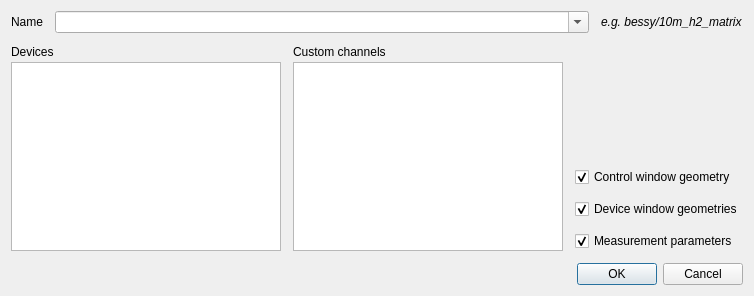
<?xml version="1.0" encoding="UTF-8"?>
<ui version="4.0">
 <class>dialogSaveProfile</class>
 <widget class="QDialog" name="dialogSaveProfile">
  <property name="geometry">
   <rect>
    <x>0</x>
    <y>0</y>
    <width>754</width>
    <height>296</height>
   </rect>
  </property>
  <property name="windowTitle">
   <string>Save configuration as profile - Metro</string>
  </property>
  <layout class="QVBoxLayout" name="verticalLayout_4">
   <property name="spacing">
    <number>12</number>
   </property>
   <item>
    <layout class="QHBoxLayout" name="layoutName">
     <item>
      <widget class="QLabel" name="labelName">
       <property name="text">
        <string>Name</string>
       </property>
      </widget>
     </item>
     <item>
      <widget class="QComboBox" name="editName">
       <property name="sizePolicy">
        <sizepolicy hsizetype="MinimumExpanding" vsizetype="Fixed">
         <horstretch>0</horstretch>
         <verstretch>0</verstretch>
        </sizepolicy>
       </property>
       <property name="editable">
        <bool>true</bool>
       </property>
      </widget>
     </item>
     <item>
      <widget class="QLabel" name="labelNameHint">
       <property name="font">
        <font>
         <italic>true</italic>
        </font>
       </property>
       <property name="text">
        <string>e.g. bessy/10m_h2_matrix</string>
       </property>
      </widget>
     </item>
    </layout>
   </item>
   <item>
    <layout class="QHBoxLayout" name="layoutIngredients">
     <item>
      <layout class="QVBoxLayout" name="layoutDevices">
       <property name="spacing">
        <number>3</number>
       </property>
       <item>
        <widget class="QLabel" name="labelDevices">
         <property name="text">
          <string>Devices</string>
         </property>
        </widget>
       </item>
       <item>
        <widget class="QListWidget" name="listDevices">
         <property name="selectionMode">
          <enum>QAbstractItemView::MultiSelection</enum>
         </property>
        </widget>
       </item>
      </layout>
     </item>
     <item>
      <layout class="QVBoxLayout" name="layoutChannels">
       <property name="spacing">
        <number>3</number>
       </property>
       <item>
        <widget class="QLabel" name="labelChannels">
         <property name="text">
          <string>Custom channels</string>
         </property>
        </widget>
       </item>
       <item>
        <widget class="QListWidget" name="listChannels">
         <property name="selectionMode">
          <enum>QAbstractItemView::MultiSelection</enum>
         </property>
        </widget>
       </item>
      </layout>
     </item>
     <item>
      <layout class="QVBoxLayout" name="layoutCheckboxes">
       <item>
        <spacer name="verticalSpacer">
         <property name="orientation">
          <enum>Qt::Vertical</enum>
         </property>
         <property name="sizeType">
          <enum>QSizePolicy::MinimumExpanding</enum>
         </property>
         <property name="sizeHint" stdset="0">
          <size>
           <width>1</width>
           <height>1</height>
          </size>
         </property>
        </spacer>
       </item>
       <item>
        <widget class="QCheckBox" name="checkControlWindowGeometry">
         <property name="text">
          <string>Control window geometry</string>
         </property>
         <property name="checked">
          <bool>true</bool>
         </property>
        </widget>
       </item>
       <item>
        <widget class="QCheckBox" name="checkDeviceWindowGeometries">
         <property name="text">
          <string>Device window geometries</string>
         </property>
         <property name="checked">
          <bool>true</bool>
         </property>
        </widget>
       </item>
       <item>
        <widget class="QCheckBox" name="checkMeasParams">
         <property name="text">
          <string>Measurement parameters</string>
         </property>
         <property name="checked">
          <bool>true</bool>
         </property>
        </widget>
       </item>
      </layout>
     </item>
    </layout>
   </item>
   <item>
    <widget class="QDialogButtonBox" name="buttonBox">
     <property name="orientation">
      <enum>Qt::Horizontal</enum>
     </property>
     <property name="standardButtons">
      <set>QDialogButtonBox::Cancel|QDialogButtonBox::Ok</set>
     </property>
     <property name="centerButtons">
      <bool>false</bool>
     </property>
    </widget>
   </item>
  </layout>
 </widget>
 <resources/>
 <connections>
  <connection>
   <sender>buttonBox</sender>
   <signal>rejected()</signal>
   <receiver>dialogSaveProfile</receiver>
   <slot>reject()</slot>
   <hints>
    <hint type="sourcelabel">
     <x>316</x>
     <y>260</y>
    </hint>
    <hint type="destinationlabel">
     <x>286</x>
     <y>274</y>
    </hint>
   </hints>
  </connection>
 </connections>
</ui>
